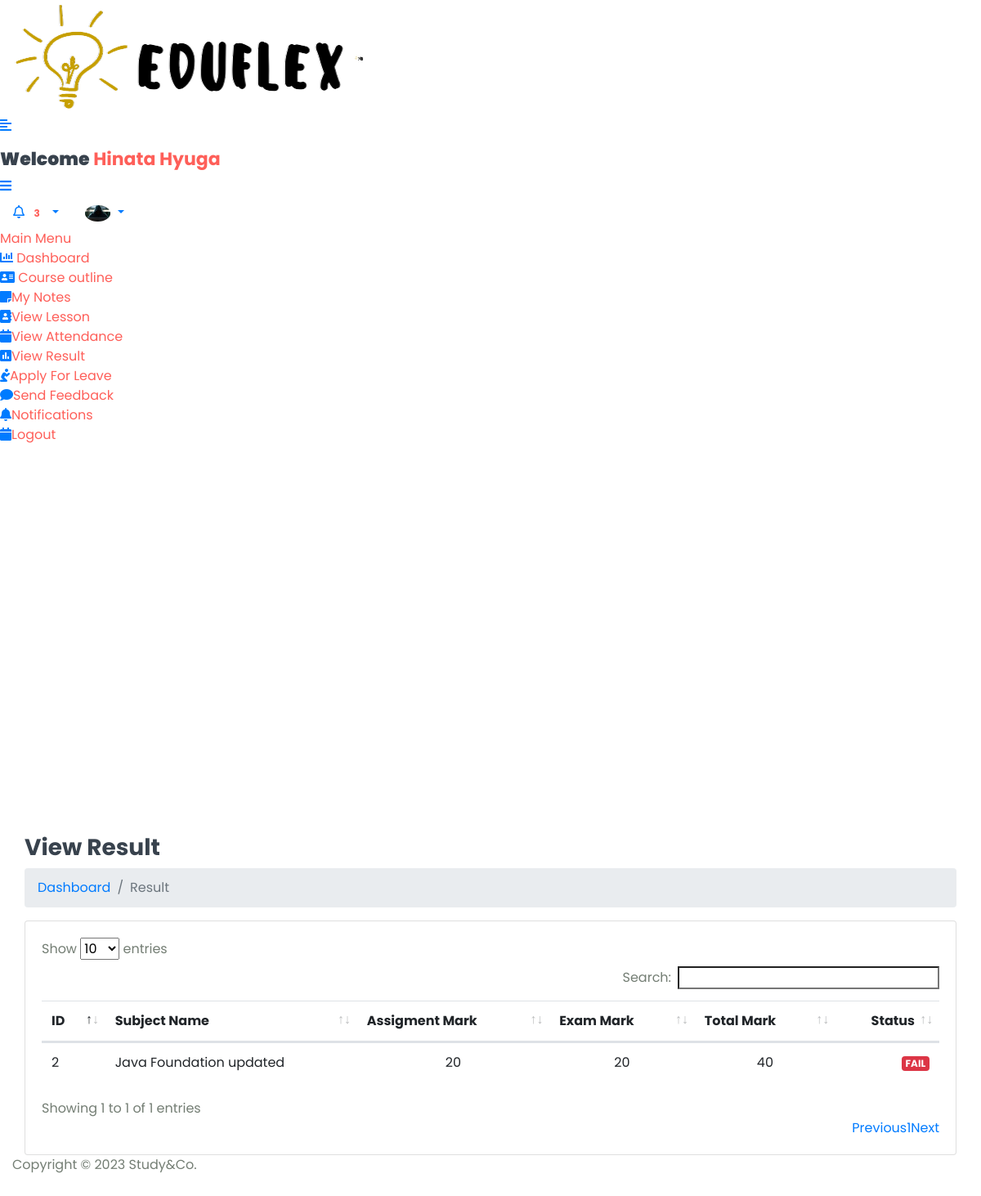
Before: /Student/View_Result/ (signed in) with the older database file.
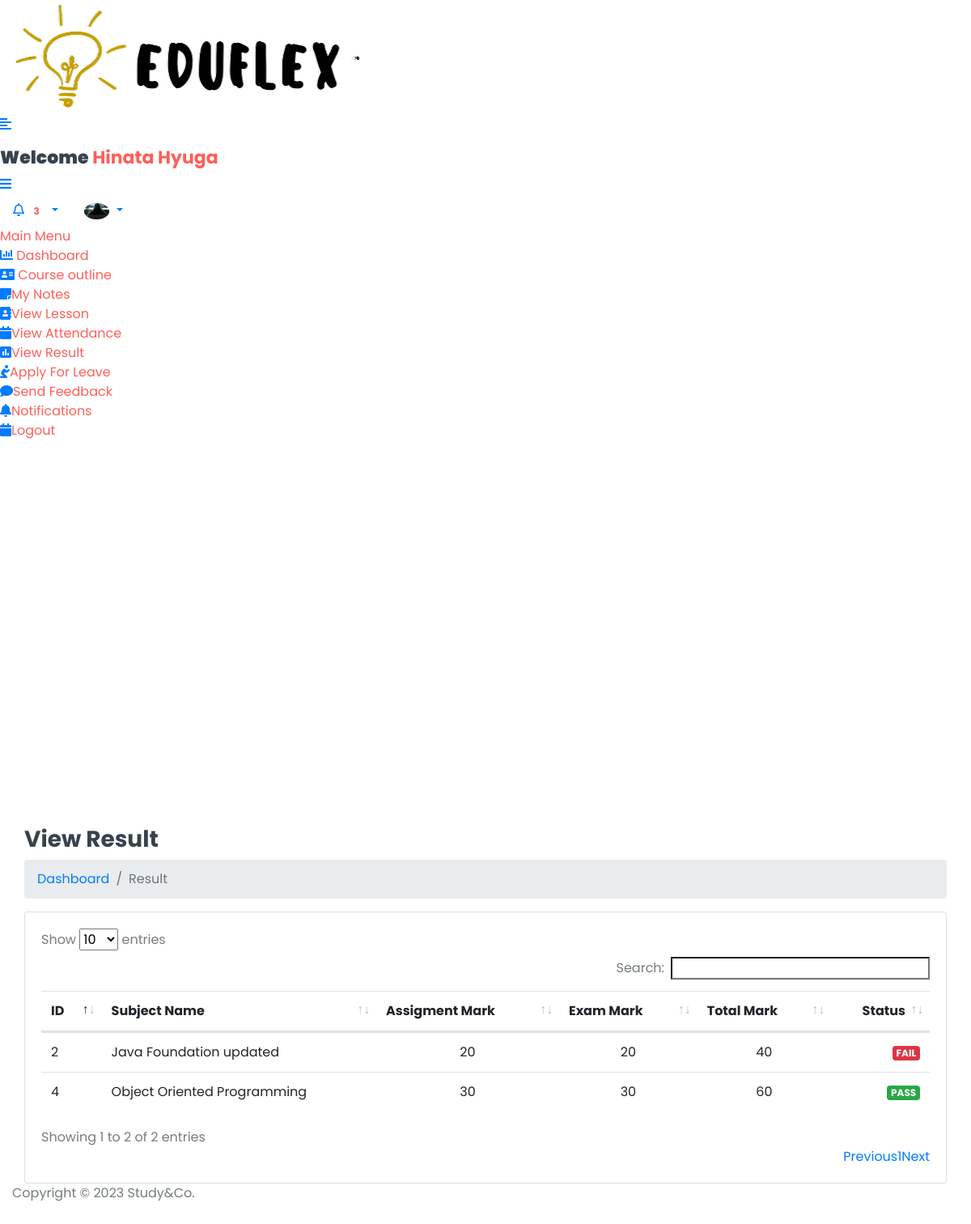
After: the same page with the newer database file.
### StudyApp/models.py (models this page shows, shortened)
class CustomUser(AbstractUser):
    USER = (
        (1,'HOD'),
        (2,'STAFF'),
        (3,'STUDENT'),
    )
    user_type = models.CharField(choices=USER,max_length=50,default=1)
    profile_pic = models.ImageField(upload_to='media/profile_pic')

class StudentResult(models.Model):
    student_id = models.ForeignKey(Student,on_delete=models.CASCADE)
    subject_id = models.ForeignKey(Subject,on_delete=models.CASCADE)
    assignment_mark = models.IntegerField()
    exam_mark = models.IntegerField()
    created_at = models.DateField(auto_now_add=True)
    updated_at = models.DateField(auto_now_add=True)

class Subject(models.Model):
    name = models.CharField(max_length=100)
    course = models.ForeignKey(Course,on_delete=models.CASCADE)
    staff = models.ForeignKey(Staff,on_delete=models.CASCADE)
    created_at = models.DateTimeField(auto_now_add=True,null = True)
    updated_at = models.DateTimeField(auto_now=True)

### StudyGo/Student_Views.py (the view)
# urls.py: path('Student/View_Result/',Student_Views.VIEW_RESULT,name='view_result'),
@login_required(login_url='login/')
def VIEW_RESULT(request):
    mark = None
    student = Student.objects.get(admin = request.user.id)
    result = StudentResult.objects.filter(student_id = student)
    for i in result:
        assignment_mark = i.assignment_mark
        exam_mark = i.exam_mark
        mark = assignment_mark + exam_mark
    context = {
        'result':result,
        'mark':mark
    }
    return render(request,'Student/view_result.html',context)

### templates/Student/view_result.html (shortened to what this page needs)
{% extends 'base.html' %} {% block content %}
<div class="content container-fluid">
  <div class="page-header">
    <div class="row align-items-center">
      <div class="col">
        <h3 class="page-title">View Result</h3>
        <ul class="breadcrumb">
          <li class="breadcrumb-item"><a href="index.html">Dashboard</a></li>
          <li class="breadcrumb-item active">Result</li>
        </ul>
      </div>
    </div>
  </div>
  <div class="row">
    <div class="col-sm-12">
      <div class="card card-table">
        <div class="card-body">
          <div class="table-responsive">
            <table id="table_id" class="table table-hover table-center mb-0">
              <thead>
                <tr>
                  <th>ID</th>
                  <th>Subject Name</th>
                  <th>Assigment Mark</th>
                  <th>Exam Mark</th>
                  <th>Total Mark</th>
                  <th class="text-right">Status</th>
                </tr>
              </thead>
              <tbody>
                {% for i in result %}
                <tr>
                  <td>{{i.id}}</td>
                  <td>{{i.subject_id.name}}</td>
                  <td class="text-center">{{i.assignment_mark}}</td>
                  <td class="text-center">{{i.exam_mark}}</td>
                  <td class="text-center">
                    {{ i.assignment_mark|add:i.exam_mark }}
                  </td>
                  <td class="text-right">
                    {% if i.assignment_mark|add:i.exam_mark >= 50 %}
                    <span class="badge badge-success">PASS</span>
                    {% else %}
                    <span class="badge badge-danger">FAIL</span>
                    {% endif %}
                  </td>
                </tr>
                {% endfor %}
              </tbody>
            </table>
          </div>
        </div>
      </div>
    </div>
  </div>
</div>
{% endblock content %}

### templates/base.html (shortened to what this page needs)
{% load static %}
<!DOCTYPE html>
<html lang="en">
  <head>
    <link
      rel="stylesheet"
      href="{% static 'assets/plugins/bootstrap/css/bootstrap.min.css' %}"
    />
    <link
      rel="stylesheet"
      href="{% static 'assets/plugins/fontawesome/css/fontawesome.min.css' %}"
    />
    <link
      rel="stylesheet"
      href="{% static 'assets/plugins/fontawesome/css/all.min.css' %}"
    />
    <link rel="stylesheet" href="{% static 'assets/css/style.css' %}" />
    <link rel="stylesheet" href="{% static 'assets/plugins/datatables/datatables.min.css' %}">
  </head>
  <body>
    <div class="main-wrapper">
      {% include 'includes/header.html' %} {% include 'includes/sidebar.html' %}
      <div class="page-wrapper">
        <div class="content container-fluid">
         {% block content %}{% endblock content %}
          {% include 'includes/footer.html' %}
         </div>
    </div>
  </body>
</html>

### templates/includes/header.html (shortened to what this page needs)
{% load static %}
<div class="header">
  <div class="header-left">
    <a href="#" class="logo">
      <img src="{% static 'assets/img/eduflex.png' %}" alt="Logo" />
    </a>
    <a href="#" class="logo logo-small">
      <img
        src="{% static 'assets/img/eduflex.png' %}"
        alt="Logo"
        width="10"
        height="10"
      />
    </a>
  </div>
  <a href="javascript:void(0);" id="toggle_btn">
    <i class="fas fa-align-left"></i>
  </a>
  <div class="top-nav-search mt-3">
    <h4>
      <strong>Welcome</strong
      ><span> {{user.first_name}} {{user.last_name}} </span>
    </h4>
  </div>
  <a class="mobile_btn" id="mobile_btn">
    <i class="fas fa-bars"></i>
  </a>
  <ul class="nav user-menu">
    <li class="nav-item dropdown noti-dropdown">
      <a href="#" class="dropdown-toggle nav-link" data-toggle="dropdown">
        <i class="far fa-bell"></i>
        <span class="badge badge-pill">3</span>
      </a>
    </li>
    <li class="nav-item dropdown has-arrow">
      <a href="#" class="dropdown-toggle nav-link" data-toggle="dropdown">
        {% if user.profile_pic == "" %}
        <span class="user-img"
          ><img
            class="rounded-circle"
            src="{% static 'assets/img/noimg.jpg' %}"
            width="31"
            alt="Ryan Taylor"
        /></span>
        {% else %}
        <span class="user-img"
          ><img
            class="rounded-circle"
            src="/{{user.profile_pic}}"
            width="31"
            alt="Ryan Taylor"
        /></span>
        {% endif %}
      </a>
    </li>
  </ul>
</div>

### templates/includes/sidebar.html (shortened to what this page needs)
<div class="sidebar" id="sidebar">
  <div class="sidebar-inner slimscroll">
    <div id="sidebar-menu" class="sidebar-menu">
      {% if user.user_type == '1' %}
      <ul>
        <li class="menu-title">
          <span>Main Menu</span>
        </li>
        <li>
          <a href="{% url 'hod_home' %}"
            ><i class="fas fa-chart-bar"></i> <span>Dashboard</span></a
          >
        </li>
        <li class="submenu">
          <a href="#"
            ><i class="fas fa-user-graduate"></i> <span> Students</span>
            <span class="menu-arrow"></span
          ></a>
          <ul>
            <li><a href={% url 'add_student' %}>Add Student</a></li>
            <li><a href={% url 'view_student' %}>View Student</a></li>
          </ul>
        </li>
        <li class="submenu">
          <a href="#"
            ><i class="fas fa-chalkboard-teacher"></i> <span> Staff</span>
            <span class="menu-arrow"></span
          ></a>
          <ul>
            <li><a href="{% url 'add_staff' %}">Add Staff</a></li>
            <li><a href="{% url 'view_staff' %}">View Staff</a></li>
          </ul>
        </li>
        <li class="submenu">
          <a href="#"
            ><i class="fa fa-graduation-cap"></i> <span> Course</span>
            <span class="menu-arrow"></span
          ></a>
          <ul>
            <li><a href="{% url 'add_course' %}">Add Course</a></li>
            <li><a href="{% url 'view_course' %}">View Course</a></li>
          </ul>
        </li>
        <li class="submenu">
          <a href="#"
            ><i class="fas fa-book-reader"></i> <span> Subjects</span>
            <span class="menu-arrow"></span
          ></a>
          <ul>
            <li><a href="{% url 'add_subject' %}">Add Subject</a></li>
            <li><a href="{% url 'view_subject' %}">View Subject</a></li>
          </ul>
        </li>
        <li class="submenu">
          <a href="#"
            ><i class="fas fa-clock"></i> <span> Session</span>
            <span class="menu-arrow"></span
          ></a>
          <ul>
            <li><a href="{% url 'add_session' %}">Add Session</a></li>
            <li><a href="{% url 'view_session' %}">View Session</a></li>
          </ul>
        </li>
        <li>
          <a href="{% url 'staff_send_notification' %}"
            ><i class="fa fa-bell"></i> <span>Send Staff Notification</span></a
          >
        </li>
        <li>
          <a href="{% url 'student_send_notification' %}"
            ><i class="fa fa-bell"></i> <span>Send Student Notification</span></a
          >
        </li>
        <li>
          <a href="{% url 'view_attendance' %}"
            ><i class="fa fa-calendar"></i> <span>View Attendance</span></a
          >
        </li>
        <li>
          <a href="{% url 'staff_feedback_reply' %}"
            ><i class="fas fa-comments"></i> <span>Staff Feedback</span></a
          >
        </li>
        <li>
          <a href="{% url 'get_student_feedback' %}"
            ><i class="fas fa-comment"></i> <span>Student Feedback</span></a
          >
        </li>
        <li>
          <a href="{% url 'staff_leave_view' %}"
            ><i class="fas fa-envelope"></i> <span>Staff Leave</span></a
          >
        </li>
        <li>
          <a href="{% url 'student_leave_view' %}"
            ><i class="fas fa-holly-berry"></i> <span>Student Leave</span></a
          >
        </li>
        <li>
          <a href="{% url 'logout' %}"
            ><i class="fa fa-sign-out-alt"></i> <span>Logout</span></a
          >
        </li>
      </ul>
      {% else %}
      <ul>
        <li class="menu-title">
        </li>
        <li>
          <a href="{% url 'student_home' %}"
            ><i class="fas fa-chart-bar"></i> <span>Dashboard</span></a
          >
        </li>
        <li>
          <a href="{% url 'course_outline' %}"
            ><i class="fas fa-address-card"></i> <span>Course outline</span></a
          >
        </li>
        <li>
          <a href="{% url 'view_all_notes' %}"><i class="fa fa-sticky-note" aria-hidden="true"></i><span>My Notes</span></a>
        </li>
        <li>
          <a href="{% url 'student_view_lesson' %}"><i class="fa fa-address-book" aria-hidden="true"></i><span>View Lesson</span></a>
        </li>
        <li>
          <a href="{% url 'student_view_attendance' %}"><i class="fa fa-calendar" aria-hidden="true"></i><span>View Attendance</span></a>
        </li>
        <li >
          <a href="{% url 'view_result' %}"><i class="fa fa-poll" aria-hidden="true"></i><span>View Result</span></a>
        </li>
        <li >
          <a href="{% url 'student_leave' %}"><i class="fa fa-pray" aria-hidden="true"></i><span>Apply For Leave</span></a>
        </li>
        <li>
          <a href="{% url 'student_feedback' %}"><i class="fa fa-comment" aria-hidden="true"></i><span>Send Feedback</span></a>
        </li>
        <li>
          <a href="{% url 'student_notification' %}"><i class="fa fa-bell" aria-hidden="true"></i><span>Notifications</span></a>
        </li>
        <li>
          <a href="{% url 'logout' %}"><i class="fa fa-calendar" aria-hidden="true"></i><span>Logout</span></a>
        </li>
      </ul>
      {% endif %}
    </div>
  </div>
</div>

### templates/includes/footer.html
<footer>
  <p>Copyright © 2023 Study&Co.</p>
</footer>

### static/assets2/css/style.css (style rules this page uses)
body { font-family: 'Poppins', sans-serif; font-style: normal; color: #747e74; overflow-x: hidden; }
* { margin: 0; padding: 0; box-sizing: border-box; }
img { max-width: 100%; }
ul { margin: 0; padding: 0; list-style-type: none; }
a { text-decoration: none; display: inline-block; }
h1, h3, h4 { font-family: 'Poppins', sans-serif; font-weight: 700; color: #38424d; }
h3 { font-size: 28px; }
h4 { font-size: 22px; }
p { font-size: 16px; font-weight: 400; line-height: 24px; color: #747e74; margin: 0; }
span { display: contents; color: #fe5f59; }

Changed rows visible on the page:
added StudentResult: id "4", subject_id.name "Object Oriented Programming", assignment_mark "30", exam_mark "30", assignment_mark|add "60", shows "PASS"
Other visible differences:
text written by a page script: "Show entries Search: Showing 1 to 1 of 1 entries Previous 1 Next" → "Show entries Search: Showing 1 to 2 of 2 entries Previous 1 Next"
